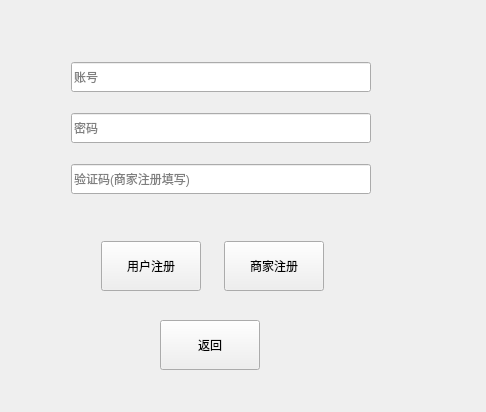
<?xml version="1.0" encoding="UTF-8"?>
<ui version="4.0">
 <class>regi</class>
 <widget class="QWidget" name="regi">
  <property name="geometry">
   <rect>
    <x>0</x>
    <y>0</y>
    <width>486</width>
    <height>412</height>
   </rect>
  </property>
  <property name="windowTitle">
   <string>Form</string>
  </property>
  <property name="styleSheet">
   <string notr="true"/>
  </property>
  <widget class="QLabel" name="backgrond">
   <property name="geometry">
    <rect>
     <x>-1</x>
     <y>0</y>
     <width>491</width>
     <height>411</height>
    </rect>
   </property>
   <property name="text">
    <string/>
   </property>
   <property name="pixmap">
    <pixmap resource="images.qrc">:/rebg.gif</pixmap>
   </property>
   <property name="scaledContents">
    <bool>true</bool>
   </property>
  </widget>
  <widget class="QPushButton" name="regbt">
   <property name="geometry">
    <rect>
     <x>224</x>
     <y>241</y>
     <width>100</width>
     <height>50</height>
    </rect>
   </property>
   <property name="text">
    <string>商家注册</string>
   </property>
  </widget>
  <widget class="QLineEdit" name="username">
   <property name="geometry">
    <rect>
     <x>71</x>
     <y>62</y>
     <width>300</width>
     <height>30</height>
    </rect>
   </property>
   <property name="placeholderText">
    <string>账号</string>
   </property>
  </widget>
  <widget class="QLineEdit" name="password">
   <property name="geometry">
    <rect>
     <x>71</x>
     <y>113</y>
     <width>300</width>
     <height>30</height>
    </rect>
   </property>
   <property name="placeholderText">
    <string>密码</string>
   </property>
  </widget>
  <widget class="QPushButton" name="resbt">
   <property name="geometry">
    <rect>
     <x>160</x>
     <y>320</y>
     <width>100</width>
     <height>50</height>
    </rect>
   </property>
   <property name="text">
    <string>返回</string>
   </property>
  </widget>
  <widget class="QLineEdit" name="Captcha">
   <property name="geometry">
    <rect>
     <x>71</x>
     <y>164</y>
     <width>300</width>
     <height>30</height>
    </rect>
   </property>
   <property name="placeholderText">
    <string>验证码(商家注册填写)</string>
   </property>
  </widget>
  <widget class="QPushButton" name="regbt_2">
   <property name="geometry">
    <rect>
     <x>101</x>
     <y>241</y>
     <width>100</width>
     <height>50</height>
    </rect>
   </property>
   <property name="text">
    <string>用户注册</string>
   </property>
  </widget>
 </widget>
 <resources>
  <include location="images.qrc"/>
 </resources>
 <connections/>
</ui>
